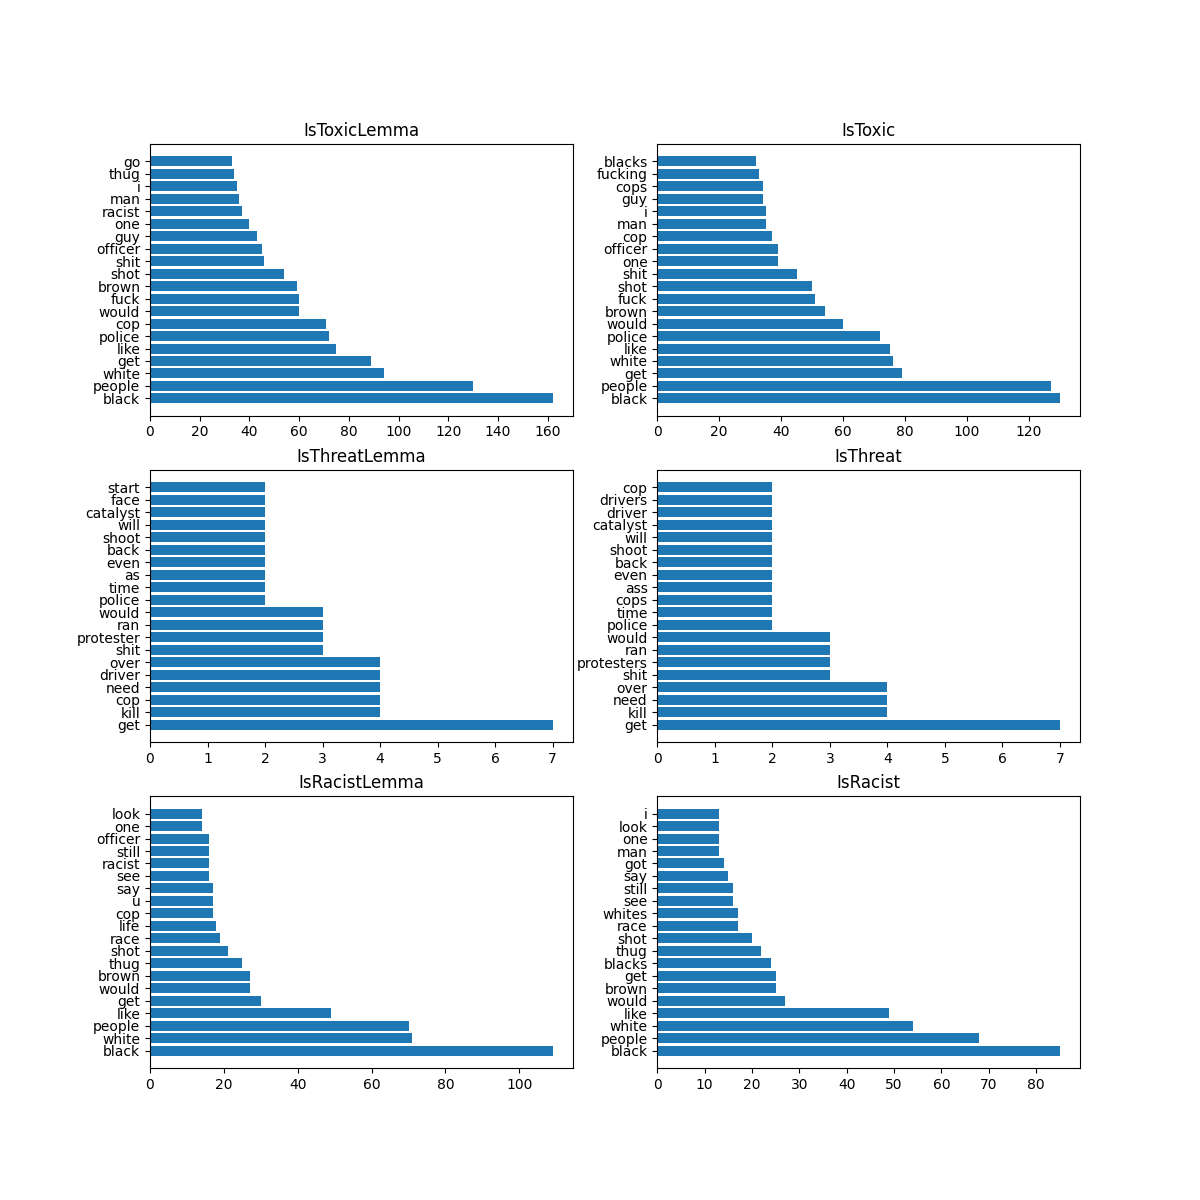

The script that saved this image:
"""Практическая работа №3"""
import os
import pandas as pd
import nltk
from nltk.corpus import stopwords
from nltk.stem import WordNetLemmatizer
from wordcloud import WordCloud
import matplotlib.pyplot as plt
stopwords = set(stopwords.words('english'))

os.chdir(os.path.dirname(os.path.abspath(__file__)))

def main():
    """Main function"""
    df = pd.read_csv('youtoxic_english_1000.csv', sep=',', encoding='utf-8')
    df = df[['Text', 'IsToxic', 'IsThreat', 'IsRacist']]
    df = df[(df['IsToxic']) | (df['IsThreat']) | (df['IsRacist'])]
    df['Text'] = df['Text'].str.lower()
    df['Text'] = df['Text'].apply(lambda x: ' '.join([word for word in x.split() if word not in (stopwords)]))
    df['Text'] = df.apply(lambda row: nltk.word_tokenize(row['Text']), axis=1)
    df['Text'] = df['Text'].apply(lambda x: [word for word in x if word.isalpha()])
    lemmatizer = WordNetLemmatizer()
    df['TextLemmatize'] = df['Text'].apply(lambda x: [lemmatizer.lemmatize(word) for word in x])
    IsToxicLemma = []
    IsToxic = []
    IsThreatLemma = []
    IsThreat = []
    IsRacistLemma = []
    IsRacist = []
    for i in range(len(df)):
        if df.iloc[i]['IsToxic']:
            IsToxicLemma.extend(df.iloc[i]['TextLemmatize'])
            IsToxic.extend(df.iloc[i]['Text'])
        if df.iloc[i]['IsThreat']:
            IsThreatLemma.extend(df.iloc[i]['TextLemmatize'])
            IsThreat.extend(df.iloc[i]['Text'])
        if df.iloc[i]['IsRacist']:
            IsRacistLemma.extend(df.iloc[i]['TextLemmatize'])
            IsRacist.extend(df.iloc[i]['Text'])
    freqIsToxicLemma = dict(nltk.FreqDist(IsToxicLemma).most_common(20))
    freqIsToxic = dict(nltk.FreqDist(IsToxic).most_common(20))
    freqIsThreatLemma = dict(nltk.FreqDist(IsThreatLemma).most_common(20))
    freqIsThreat = dict(nltk.FreqDist(IsThreat).most_common(20))
    freqIsRacistLemma = dict(nltk.FreqDist(IsRacistLemma).most_common(20))
    freqIsRacist = dict(nltk.FreqDist(IsRacist).most_common(20))
    _, axes = plt.subplots(3, 2, figsize=(12, 12))
    axes[0, 0].barh(list(freqIsToxicLemma.keys()), list(freqIsToxicLemma.values()))
    axes[0, 0].set_title('IsToxicLemma')
    axes[0, 1].barh(list(freqIsToxic.keys()), list(freqIsToxic.values()))
    axes[0, 1].set_title('IsToxic')
    axes[1, 0].barh(list(freqIsThreatLemma.keys()), list(freqIsThreatLemma.values()))
    axes[1, 0].set_title('IsThreatLemma')
    axes[1, 1].barh(list(freqIsThreat.keys()), list(freqIsThreat.values()))
    axes[1, 1].set_title('IsThreat')
    axes[2, 0].barh(list(freqIsRacistLemma.keys()), list(freqIsRacistLemma.values()))
    axes[2, 0].set_title('IsRacistLemma')
    axes[2, 1].barh(list(freqIsRacist.keys()), list(freqIsRacist.values()))
    axes[2, 1].set_title('IsRacist')
    plt.savefig('yazik_lab3.png')
    _, axes = plt.subplots(3, 2, figsize=(12, 12))
    axes[0, 0].imshow(WordCloud().generate_from_frequencies(freqIsToxicLemma))
    axes[0, 0].set_title('IsToxicLemma')
    axes[0, 1].imshow(WordCloud().generate_from_frequencies(freqIsToxic))
    axes[0, 1].set_title('IsToxic')
    axes[1, 0].imshow(WordCloud().generate_from_frequencies(freqIsThreatLemma))
    axes[1, 0].set_title('IsThreatLemma')
    axes[1, 1].imshow(WordCloud().generate_from_frequencies(freqIsThreat))
    axes[1, 1].set_title('IsThreat')
    axes[2, 0].imshow(WordCloud().generate_from_frequencies(freqIsRacistLemma))
    axes[2, 0].set_title('IsRacistLemma')
    axes[2, 1].imshow(WordCloud().generate_from_frequencies(freqIsRacist))
    axes[2, 1].set_title('IsRacist')
    plt.savefig('yazik_lab3_wordcloud.png')


if __name__ == '__main__':
    main()
